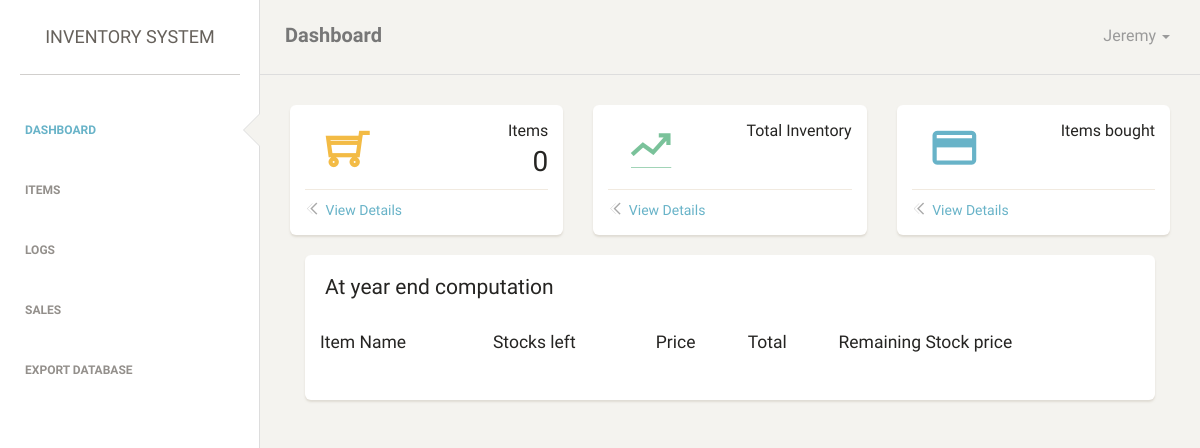
Page /admin/dashboard.php (signed in) on the earlier database version.
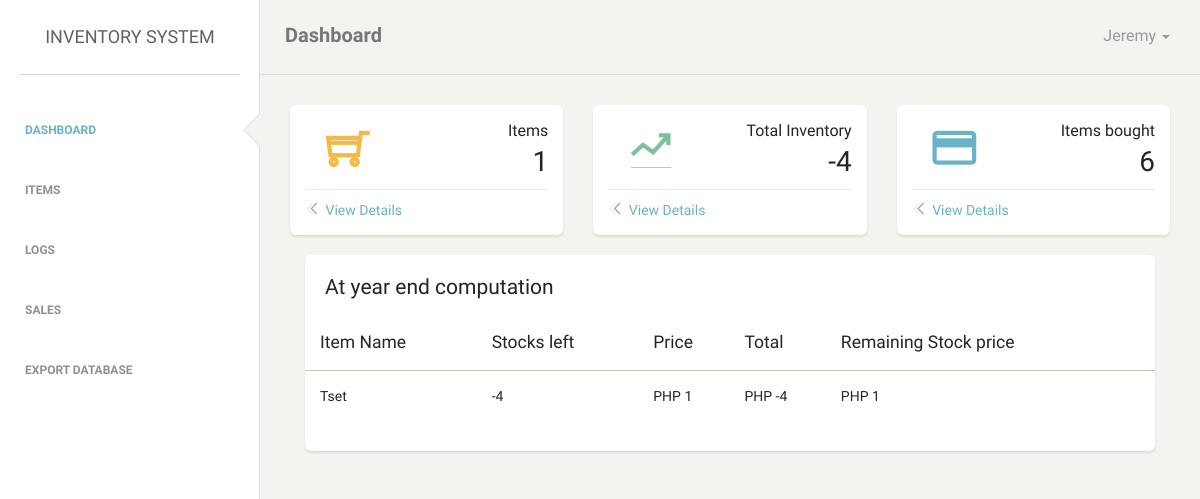
Same page on the later database version.
### tables this page shows
CREATE TABLE `items` (
  `date_added` datetime NOT NULL,
  `item_id` int(10) NOT NULL,
  `item_name` varchar(20) NOT NULL,
  `supplier_name` varchar(20) NOT NULL,
  `price` int(6) NOT NULL,
  `stock` int(10) NOT NULL,
  `total` int(11) NOT NULL
);

### php/count.php (called while the page is built)
<?php
	include "connect.php";
	$items = "SELECT * FROM items";
	$remainingItems = "SELECT SUM(stock) AS stock_sum FROM items";
	$soldItems = "SELECT SUM(qty) AS sales_sum FROM sales";
	$result = mysqli_query($conn, $items);
	$result2 = mysqli_query($conn, $remainingItems);
	$result3 = mysqli_query($conn, $soldItems);
	$countSoldItems = mysqli_fetch_assoc($result3);
	$countRemItems = mysqli_fetch_assoc($result2);
	$countItems = mysqli_num_rows($result);
?>

### admin/dashboard.php (the view, shortened to what the changed rows need)
<?php
    include "../php/count.php";
?>
<!doctype html>
<html lang="en">
<head>
    <link href="assets/css/bootstrap.min.css" rel="stylesheet" />
    <link href="assets/css/animate.min.css" rel="stylesheet"/>
    <link href="assets/css/paper-dashboard.css" rel="stylesheet"/>
    <link href="assets/css/demo.css" rel="stylesheet" />
    <link href="http://maxcdn.bootstrapcdn.com/font-awesome/latest/css/font-awesome.min.css" rel="stylesheet">
    <link href="assets/css/themify-icons.css" rel="stylesheet">
</head>
<body>
<div class="wrapper">
    <div class="main-panel">
        <div class="content">
            <div class="container-fluid">
                <div class="row">
                    <div class="col-lg-4 col-sm-6">
                        <div class="card">
                            <div class="content">
                                <div class="row">
                                    <div class="col-xs-7">
                                        <div class="numbers">
                                            <p>Items</p>
                                            <?php echo $countItems; ?>
                                        </div>
                                    </div>
                                </div>
                            </div>
                        </div>
                    </div>
                    <div class="col-lg-4 col-sm-6">
                        <div class="card">
                            <div class="content">
                                <div class="row">
                                    <div class="col-xs-7">
                                        <div class="numbers">
                                            <p>Total Inventory</p>
                                            <?php echo $countRemItems['stock_sum'] ?>
                                        </div>
                                    </div>
                                </div>
                            </div>
                        </div>
                    </div>
                    <div class="col-lg-4 col-sm-6">
                        <div class="card">
                            <div class="content">
                                <div class="row">
                                    <div class="col-xs-7">
                                        <div class="numbers">
                                            <p>Items bought</p>
                                            <?php echo $countSoldItems['sales_sum'] ?>
                                        </div>
                                    </div>
                                </div>
                            </div>
                        </div>
                    </div>
                </div>
                <div class="container-fluid">
                <div class="row">
                    <div class="col-lg-12">
                        <div id="my-table2">
                            <div class="card">
                                <div class="content table-responsive table-full-width">
                                    <form method="post" action="" id="item-table">
                                    <table class="table table-striped">
                                        <thead>
                                            <th>Item Name</th>
                                            <th>Stocks left</th>
                                            <th>Price</th>
                                            <th>Total</th>
                                            <th>Remaining Stock price</th>
                                        </thead>
                                        <tbody>
                                            <?php
                                                $sql = "SELECT * FROM items ORDER BY date_added DESC";
                                                $result = mysqli_query($conn, $sql);
                                                while($rows = mysqli_fetch_array($result)){ ?>
                                                <tr>
                                                    <td><?php echo $rows['item_name']; ?></td>
                                                    <td><?php echo $rows['stock']; ?></td>
                                                    <td><?php echo "PHP ". $rows['price']; ?></td>
                                                    <td><?php echo "PHP ". $rows['price'] * $rows['stock']; ?></td>
                                                    <td><?php echo "PHP ".($rows['price'] * $rows['stock'])/$rows['stock']; ?></td>
                                                </tr>
                                            <?php } ?>
                                        </tbody>
                                    </table>
                                    </form>
                                </div>
                            </div>
                        </div>
                    </div>
                </div>
            </div>
</div>
</body>
</html>

Differences in the rows shown:
added items: item_name "Tset", stock "-4", price "1", $rows['price']*$rows['stock'] "-4", ($rows['price']*$rows['stock'])/$rows['stock'] "1"
Other differences:
$countItems: "0" → "1"
$countRemItems['stock_sum']: (not shown) → "-4"
$countSoldItems['sales_sum']: (not shown) → "6"
